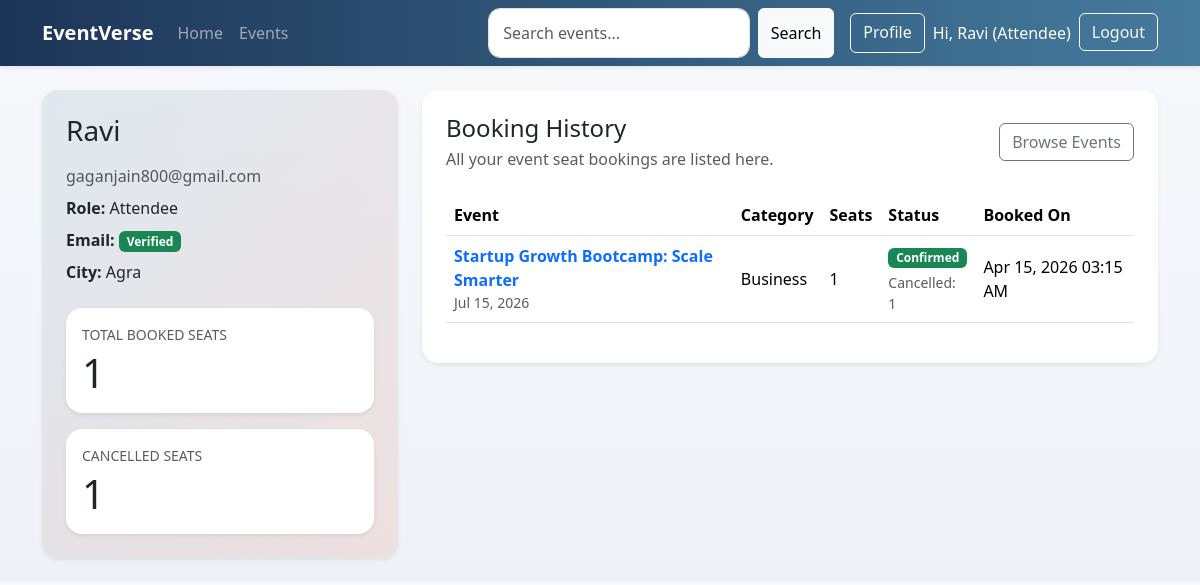
The page /accounts/profile/ (signed in) on the database as committed earlier.
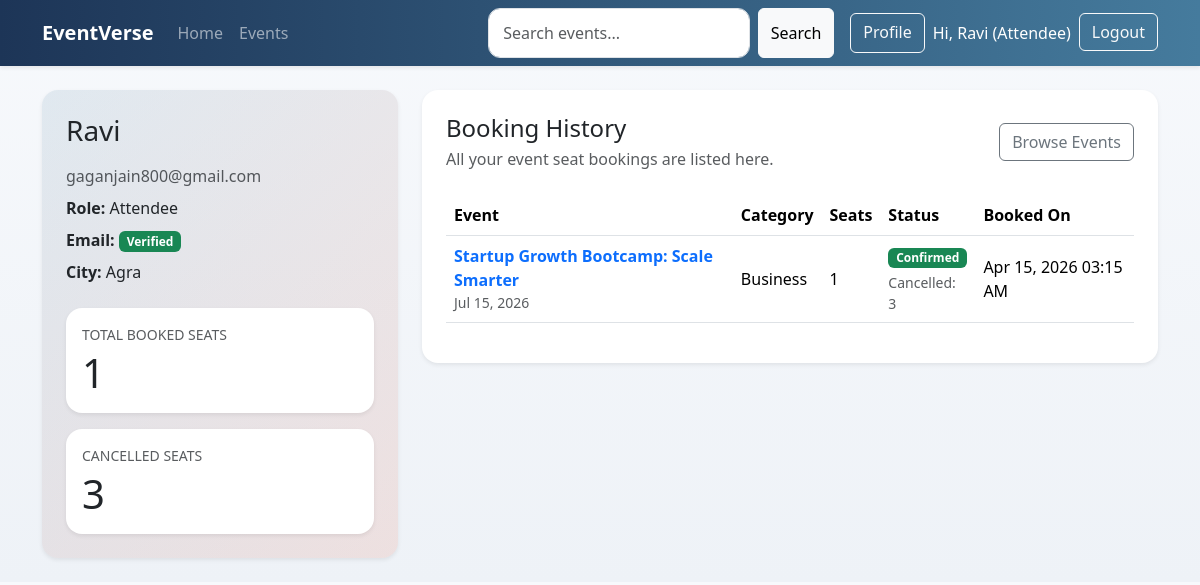
The same page on the database as committed later.
### events/models.py (models this page shows, shortened)
class Registration(models.Model):
    class Status(models.TextChoices):
        PENDING = 'pending', 'Pending'
        CONFIRMED = 'confirmed', 'Confirmed'
        CANCELLED = 'cancelled', 'Cancelled'
    user = models.ForeignKey(settings.AUTH_USER_MODEL, on_delete=models.CASCADE, related_name='registrations')
    event = models.ForeignKey(Event, on_delete=models.CASCADE, related_name='registrations')
    ticket = models.ForeignKey(Ticket, on_delete=models.CASCADE, related_name='registrations')
    seat_count = models.PositiveIntegerField(default=1)
    cancelled_seat_count = models.PositiveIntegerField(default=0)
    status = models.CharField(max_length=20, choices=Status.choices, default=Status.PENDING)
    reminder_enabled = models.BooleanField(default=True)
    reminder_sent_at = models.DateTimeField(blank=True, null=True)
    cancelled_at = models.DateTimeField(blank=True, null=True)
    registered_at = models.DateTimeField(auto_now_add=True)
    class Meta:
        unique_together = ('user', 'event', 'ticket')
        ordering = ['-registered_at']

class Event(models.Model):
    class Status(models.TextChoices):
        DRAFT = 'draft', 'Draft'
        PUBLISHED = 'published', 'Published'
        CANCELLED = 'cancelled', 'Cancelled'
        COMPLETED = 'completed', 'Completed'
    title = models.CharField(max_length=200)
    slug = models.SlugField(max_length=220, unique=True, blank=True)
    description = models.TextField()
    category = models.ForeignKey(Category, on_delete=models.PROTECT, related_name='events')
    organizer = models.ForeignKey(
        settings.AUTH_USER_MODEL,
        on_delete=models.CASCADE,
        related_name='organized_events',
    )
    venue = models.CharField(max_length=255)
    city = models.CharField(max_length=120)
    start_date = models.DateField()
    end_date = models.DateField()
    start_time = models.TimeField()
    end_time = models.TimeField()
    capacity = models.PositiveIntegerField(default=1)
    price = models.DecimalField(max_digits=10, decimal_places=2, default=Decimal('0.00'))
    status = models.CharField(max_length=20, choices=Status.choices, default=Status.DRAFT)
    image = models.ImageField(upload_to='events/', blank=True, null=True)
    google_maps_url = models.URLField(blank=True)
    created_at = models.DateTimeField(auto_now_add=True)
    class Meta:
        ordering = ['start_date', 'start_time', '-created_at']

class Category(models.Model):
    name = models.CharField(max_length=100, unique=True)
    class Meta:
        ordering = ['name']

### accounts/views.py (the view, shortened to what this page needs)
# urls.py: path('profile/', ProfileView.as_view(), name='profile'),
class ProfileView(LoginRequiredMixin, TemplateView):
    template_name = 'accounts/profile.html'
    def get_context_data(self, **kwargs):
        context = super().get_context_data(**kwargs)
        role = get_user_role(self.request.user)
        can_view_booking_history = role == 'attendee'
        registrations = Registration.objects.none()
        managed_events = []
        if can_view_booking_history:
            registrations = (
                self.request.user.registrations.select_related('event', 'event__category')
                .order_by('-registered_at')
            )
        context['profile'] = self.request.user.profile
        context['profile_role'] = role
        context['profile_role_label'] = 'Admin' if role == 'admin' else self.request.user.profile.get_role_display()
        context['can_view_booking_history'] = can_view_booking_history
        context['booking_history'] = registrations
        context['managed_events_preview'] = managed_events
        context['can_book_events'] = is_profile_ready_for_booking(self.request.user)
        context['total_booked_seats'] = sum(
            registration.seat_count
            for registration in registrations
            if registration.status == Registration.Status.CONFIRMED
        )
        context['total_cancelled_seats'] = sum(registration.cancelled_seat_count for registration in registrations)
        return context

### accounts/context_processors.py (called while the page is built)
def user_role(request):
    return {'user_role': get_user_role(request.user)}

### accounts/utils.py (called while the page is built)
def get_user_role(user):
    if not user.is_authenticated:
        return None
    if user.is_staff or user.is_superuser:
        return 'admin'
    return UserProfile.objects.filter(user=user).values_list('role', flat=True).first() or UserProfile.Role.ATTENDEE

def is_profile_ready_for_booking(user):
    if not user.is_authenticated:
        return False
    profile, _ = UserProfile.objects.get_or_create(user=user)
    return bool(user.email and profile.email_verified and profile.city)

### templates/accounts/profile.html (shortened to what the changed rows need)
{% extends 'base.html' %}
{% block content %}
<div class="row g-4">
    <div class="col-lg-4">
        <div class="card border-0 shadow-sm profile-stat h-100">
            <div class="card-body p-4">
                <h1 class="h3 mb-3">{{ user.username }}</h1>
                <div class="rounded-4 bg-white p-3 shadow-sm mt-3">
                    {% if can_view_booking_history %}
                        <div class="small text-uppercase text-muted mb-1">Cancelled Seats</div>
                        <div class="display-6 mb-0">{{ total_cancelled_seats }}</div>
                    {% else %}
                        <div class="small text-uppercase text-muted mb-1">Confirmed Seats</div>
                        <div class="display-6 mb-0">{{ managed_confirmed_seats }}</div>
                    {% endif %}
                </div>
            </div>
        </div>
    </div>
    <div class="col-lg-8">
        <div class="card border-0 shadow-sm">
            <div class="card-body p-4">
                {% if can_view_booking_history %}
                    <div class="d-flex justify-content-between align-items-center mb-4">
                        <div>
                            <h2 class="h4 mb-1">Booking History</h2>
                        </div>
                    </div>
                    <div class="table-responsive">
                        <table class="table align-middle">
                            <thead>
                                <tr>
                                    <th>Event</th>
                                    <th>Category</th>
                                    <th>Seats</th>
                                    <th>Status</th>
                                    <th>Booked On</th>
                                </tr>
                            </thead>
                            <tbody>
                                {% for booking in booking_history %}
                                    <tr>
                                        <td>
                                            <a href="{% url 'events:event-detail' booking.event.pk %}" class="text-decoration-none fw-semibold">
                                                {{ booking.event.title }}
                                            </a>
                                            <div class="small text-muted">{{ booking.event.start_date|date:"M d, Y" }}</div>
                                        </td>
                                        <td>{{ booking.event.category.name }}</td>
                                        <td>{{ booking.seat_count }}</td>
                                        <td>
                                            <span class="badge {% if booking.status == 'confirmed' %}text-bg-success{% else %}text-bg-secondary{% endif %}">
                                                {{ booking.get_status_display }}
                                            </span>
                                            {% if booking.cancelled_seat_count %}
                                                <div class="small text-muted mt-1">
                                                    Cancelled: {{ booking.cancelled_seat_count }}
                                                </div>
                                            {% endif %}
                                        </td>
                                        <td>{{ booking.registered_at|date:"M d, Y h:i A" }}</td>
                                    </tr>
                                {% empty %}
                                    <tr>
                                        <td colspan="5" class="text-center py-4">No bookings yet.</td>
                                    </tr>
                                {% endfor %}
                            </tbody>
                        </table>
                    </div>
                {% endif %}
            </div>
        </div>
    </div>
</div>
{% endblock %}

Rows that differ between the two databases and show on the page:
changed Registration "Confirmed": cancelled_seat_count "1" → "3"
Other text that changed with them:
{{ total_cancelled_seats }}: "1" → "3"
